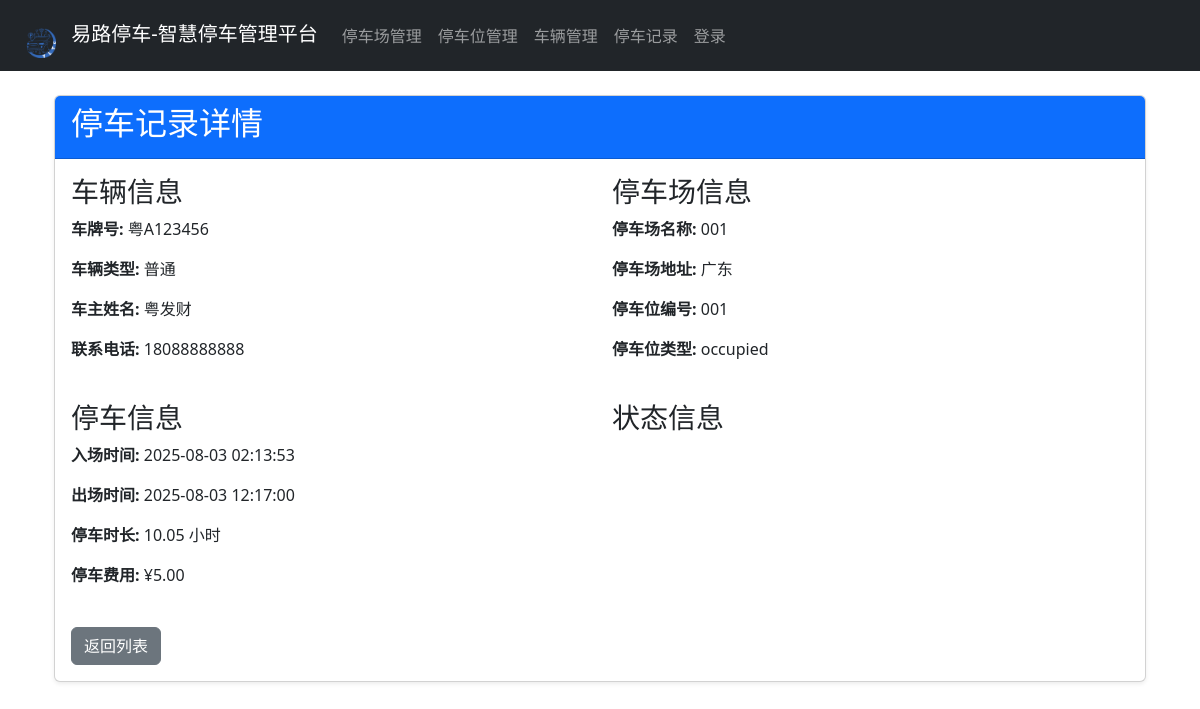
The page /records/2/ on the database its author committed.
### parking/models.py (models this page shows, shortened)
class ParkingRecord(models.Model):
    vehicle = models.ForeignKey(Vehicle, on_delete=models.CASCADE, related_name="parking_records", verbose_name="车辆")
    parking_space = models.ForeignKey(ParkingSpace, on_delete=models.CASCADE, related_name="parking_records", verbose_name="停车位")
    start_time = models.DateTimeField(default=timezone.now, verbose_name="开始时间")
    end_time = models.DateTimeField(null=True, blank=True, verbose_name="结束时间")
    fee = models.DecimalField(max_digits=10, decimal_places=2, null=True, blank=True, verbose_name="费用")
    is_paid = models.BooleanField(default=False, verbose_name="是否已支付")
    vehicle_photo = models.ImageField(upload_to='vehicle_photos/', null=True, blank=True, verbose_name="车辆照片")
    class Meta:
        verbose_name = "停车记录"
        verbose_name_plural = "停车记录管理"

class Vehicle(models.Model):
    license_plate = models.CharField(max_length=20, unique=True, verbose_name="车牌号")
    vehicle_type = models.CharField(max_length=50, verbose_name="车辆类型")
    owner_name = models.CharField(max_length=100, verbose_name="车主姓名")
    owner_phone = models.CharField(max_length=20, verbose_name="车主电话")
    created_at = models.DateTimeField(auto_now_add=True, verbose_name="创建时间")
    updated_at = models.DateTimeField(auto_now=True, verbose_name="更新时间")
    class Meta:
        verbose_name = "车辆"
        verbose_name_plural = "车辆管理"

class ParkingSpace(models.Model):
    STATUS_CHOICES = (
        ('available', '可用'),
        ('occupied', '已占用'),
        ('reserved', '已预约'),
        ('maintenance', '维护中'),
    )
    number = models.CharField(max_length=10, verbose_name="车位编号")
    parking_lot = models.ForeignKey(ParkingLot, on_delete=models.CASCADE, related_name="spaces", verbose_name="所属停车场")
    status = models.CharField(max_length=20, choices=STATUS_CHOICES, default='available', verbose_name="状态")
    is_handicapped = models.BooleanField(default=False, verbose_name="残疾人车位")
    created_at = models.DateTimeField(auto_now_add=True, verbose_name="创建时间")
    updated_at = models.DateTimeField(auto_now=True, verbose_name="更新时间")
    class Meta:
        verbose_name = "停车位"
        verbose_name_plural = "停车位管理"

class ParkingLot(models.Model):
    name = models.CharField(max_length=100, verbose_name="停车场名称")
    address = models.CharField(max_length=200, verbose_name="停车场地址")
    description = models.TextField(blank=True, null=True, verbose_name="停车场描述")
    total_spaces = models.IntegerField(verbose_name="总车位数")
    available_spaces = models.IntegerField(default=0, verbose_name="可用车位数")
    is_active = models.BooleanField(default=True, verbose_name="是否激活")
    created_at = models.DateTimeField(auto_now_add=True, verbose_name="创建时间")
    updated_at = models.DateTimeField(auto_now=True, verbose_name="更新时间")
    class Meta:
        verbose_name = "停车场"
        verbose_name_plural = "停车场管理"

### parking/views.py (the view)
# urls.py: path('records/<int:pk>/', views.parking_record_detail, name='parking_record_detail'),
def parking_record_detail(request, pk):
    record = get_object_or_404(ParkingRecord, pk=pk)
    duration = None
    if record.end_time:
        duration = (record.end_time - record.start_time).total_seconds() / 3600
    return render(request, 'parking/records/detail.html', {
        'parking_record': record,
        'duration': duration
    })

### parking/templates/parking/records/detail.html (shortened to what this page needs)
{% extends 'parking/base.html' %}
{% block content %}
<div class="container mt-4">
    <div class="card shadow-sm">
        <div class="card-header bg-primary text-white">
            <h2>停车记录详情</h2>
        </div>
        <div class="card-body">
            <div class="row mb-4">
                <div class="col-md-6">
                    <h3>车辆信息</h3>
                    <p><strong>车牌号:</strong> {{ parking_record.vehicle.license_plate }}</p>
                    <p><strong>车辆类型:</strong> {{ parking_record.vehicle.vehicle_type }}</p>
                    <p><strong>车主姓名:</strong> {{ parking_record.vehicle.owner_name }}</p>
                    <p><strong>联系电话:</strong> {{ parking_record.vehicle.owner_phone }}</p>
                </div>
                <div class="col-md-6">
                    <h3>停车场信息</h3>
                    <p><strong>停车场名称:</strong> {{ parking_record.parking_space.parking_lot.name }}</p>
                    <p><strong>停车场地址:</strong> {{ parking_record.parking_space.parking_lot.address }}</p>
                    <p><strong>停车位编号:</strong> {{ parking_record.parking_space.number }}</p>
                    <p><strong>停车位类型:</strong> {{ parking_record.parking_space.status }}</p>
                </div>
            </div>
            <div class="row mb-4">
                <div class="col-md-6">
                    <h3>停车信息</h3>
                    <p><strong>入场时间:</strong> {{ parking_record.start_time|date:'Y-m-d H:i:s' }}</p>
                    {% if parking_record.end_time %}
                    <p><strong>出场时间:</strong> {{ parking_record.end_time|date:'Y-m-d H:i:s' }}</p>
                    <p><strong>停车时长:</strong> {{ duration|floatformat:2 }} 小时</p>
                    <p><strong>停车费用:</strong> ¥{{ parking_record.fee }}</p>
                    {% endif %}
                </div>
                <div class="col-md-6">
                    <h3>状态信息</h3>
                    <p>
                        <span class="badge {% if parking_record.end_time %}badge-success{% else %}badge-warning{% endif %}">
                        </span>
                    </p>
                </div>
            </div>
            <div class="d-flex justify-content-between">
                <div>
                    <a href="{% url 'parking_record_list' %}" class="btn btn-secondary mr-2">返回列表</a>
                </div>
            </div>
        </div>
    </div>
</div>
{% endblock %}

### rows shown on the page
ParkingRecord: vehicle.license_plate "粤A123456", vehicle.vehicle_type "普通", vehicle.owner_name "粤发财", vehicle.owner_phone "18088888888", parking_space.parking_lot.name "001", parking_space.parking_lot.address "广东", parking_space.number "001", parking_space.status "occupied", start_time "2025-08-03 02:13:53", end_time "2025-08-03 12:17:00", fee "5.00"

### other values the page prints
{{ duration|floatformat:2 }} "10.05"
